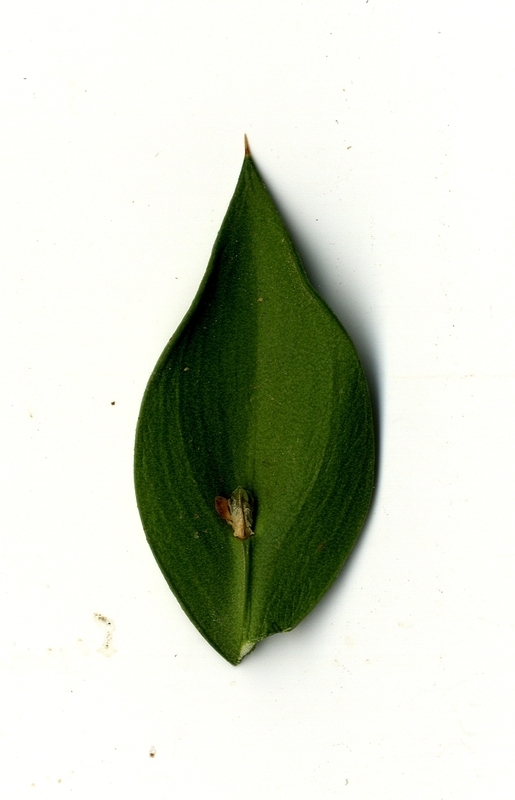
#> input picture Domasni/DomasnaRabota3/database/10456.jpg, 515 x 800 px
$ python DomasnaRabota3.11.py
#> lines starting #> are read from the running program, lines starting #| are printed output that depends on the picture; after the words box and inside, x2 and y2 are one past the last pixel; in counts of white or black regions, pixels touching at a corner belong together
import cv2
import numpy as np

image = cv2.imread('database/10456.jpg')
#> image is the input picture: shape (800, 515, 3); mean B, G, R 200.7, 214.1, 208.9
original_image = image.copy()
gray = cv2.cvtColor(image, cv2.COLOR_BGR2GRAY)
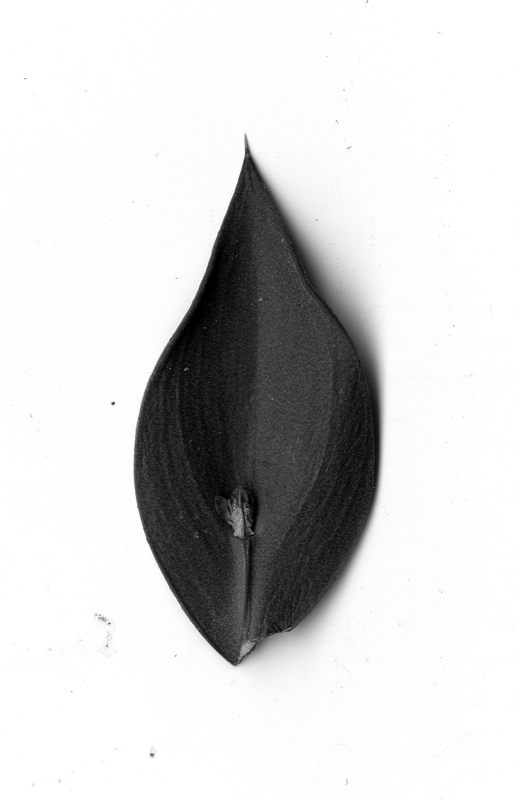
#> gray: shape (800, 515); min 0, max 255, mean 211.1
_, segmented_image = cv2.threshold(gray, 127, 255, cv2.THRESH_BINARY)
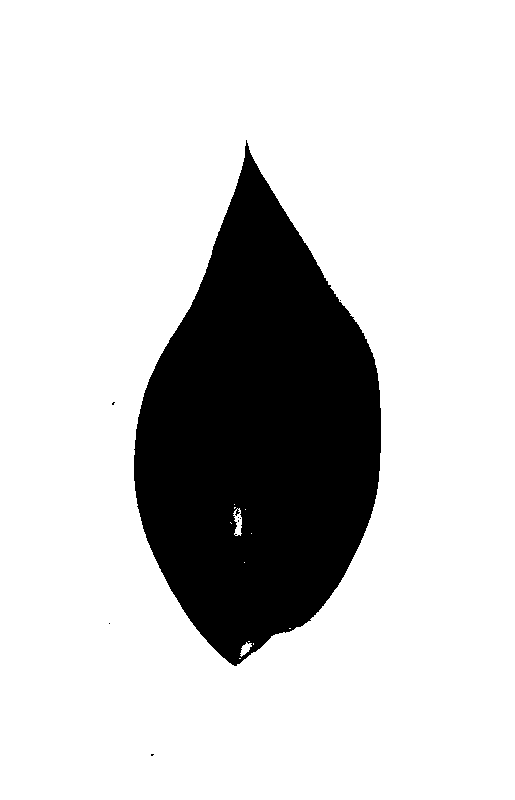
#> segmented_image: shape (800, 515); 80.4% white; 8 black regions (7 under 20 px), largest, box (x1, y1, x2, y2) and area: (134, 140, 381, 666) 80661
edges = cv2.Canny(segmented_image, 30, 100)
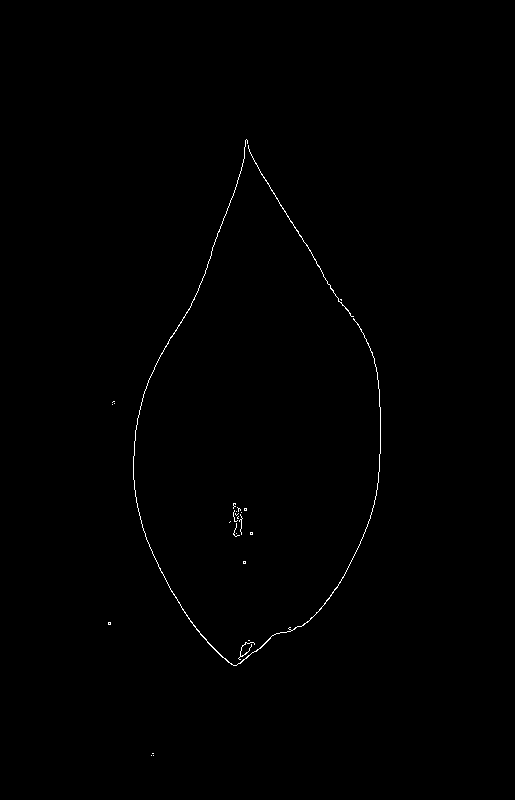
#> edges: shape (800, 515); 0.34% white in thin lines or dots, all inside (x1, y1, x2, y2) = (108, 139, 381, 756)
contours, _ = cv2.findContours(edges, cv2.RETR_EXTERNAL, cv2.CHAIN_APPROX_SIMPLE)
#> contours = 26 contours, 24 with area under 20; largest, box (x1, y1, x2, y2) and area: (133, 139, 381, 666) 102, (248, 145, 354, 317) 32
contour_image = np.zeros_like(gray)
cv2.drawContours(contour_image, contours, -1, (255), 2)
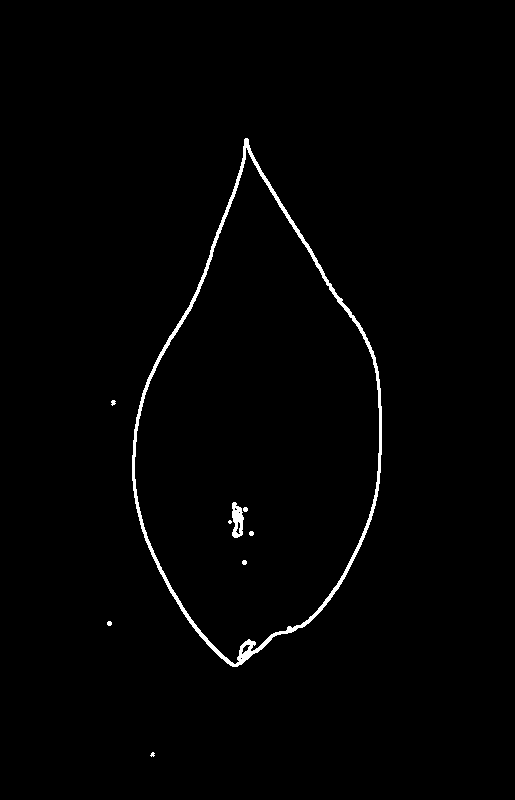
#> contour_image: shape (800, 515); 1.2% white; 9 white regions (2 under 20 px), largest, box (x1, y1, x2, y2) and area: (132, 138, 382, 667) 4500, (232, 502, 244, 538) 293, (111, 400, 116, 406) 21
cv2.imshow('Original Image', original_image)
cv2.imshow('Segmented Image', segmented_image)
cv2.imshow('Contours', contour_image)
cv2.waitKey(0)
cv2.destroyAllWindows()

$ run again, with Domasni/DomasnaRabota3/database/1.jpg copied over Domasni/DomasnaRabota3/database/10456.jpg
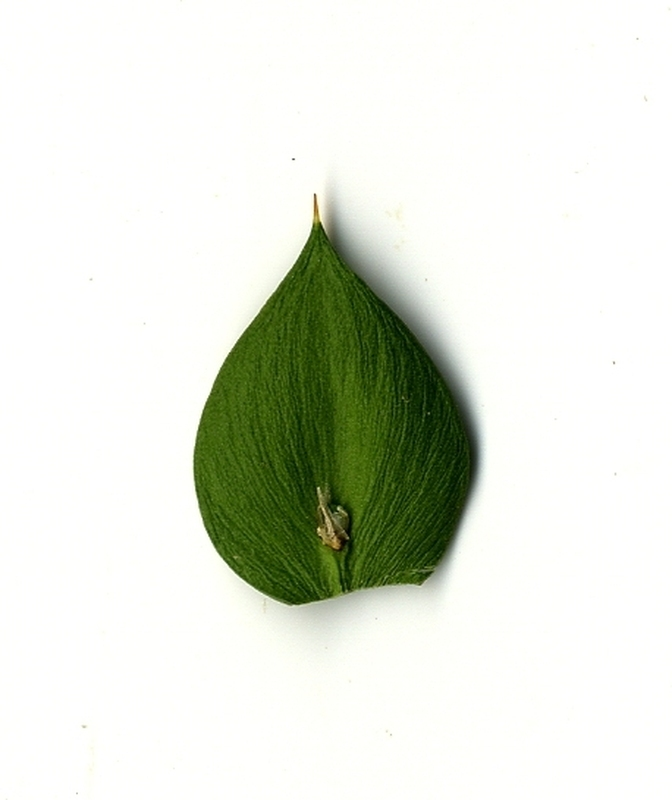
#> input picture Domasni/DomasnaRabota3/database/1.jpg, 672 x 800 px
#> image is the input picture: shape (800, 672, 3); mean B, G, R 218, 228.9, 224.7
#> `_, segmented_image = cv2.threshold(gray, 127, 255, cv2.THRESH_BINARY)`:
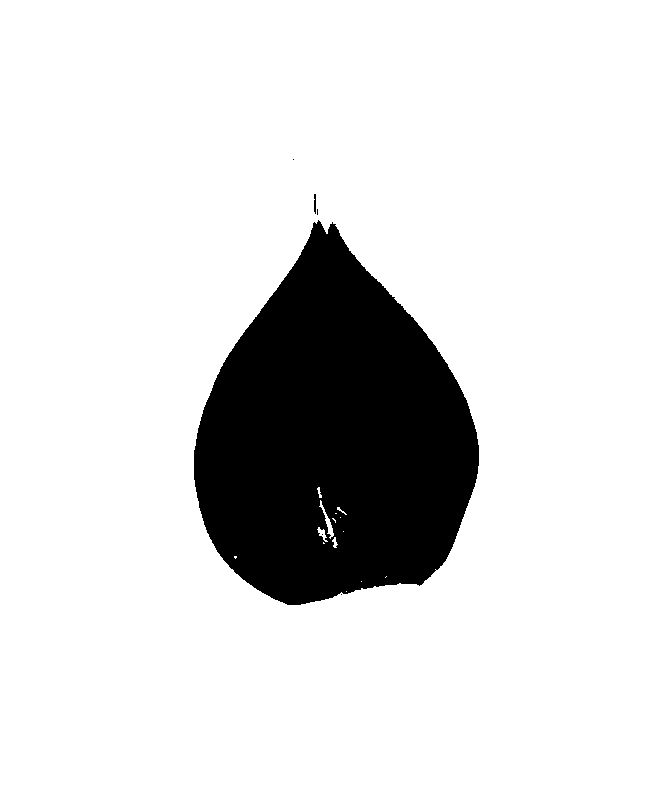
#> segmented_image: shape (800, 672); 86.2% white; 6 black regions (4 under 20 px), largest, box (x1, y1, x2, y2) and area: (194, 220, 479, 605) 74103, (314, 194, 316, 214) 37
#> edges: shape (800, 672); 0.26% white in thin lines or dots, all inside (x1, y1, x2, y2) = (193, 158, 479, 605)
#> contours = 33 contours, 31 with area under 20; largest, box (x1, y1, x2, y2) and area: (193, 222, 479, 605) 132, (335, 225, 395, 297) 22
#> `cv2.drawContours(contour_image, contours, -1, (255), 2)`:
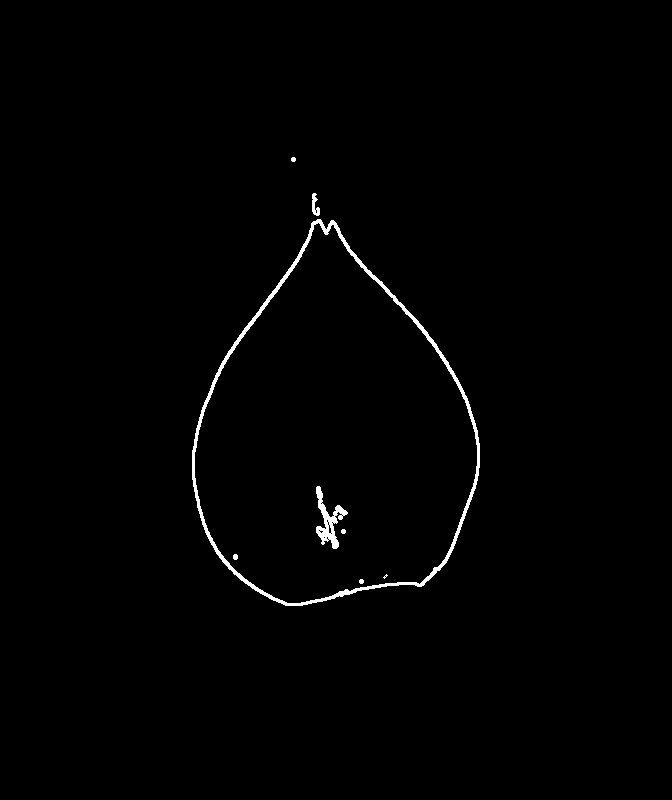
#> contour_image: shape (800, 672); 0.88% white; 8 white regions (1 under 20 px), largest, box (x1, y1, x2, y2) and area: (192, 219, 480, 606) 3837, (316, 486, 348, 549) 689, (312, 193, 320, 216) 108

$ run again, with Domasni/DomasnaRabota3/database/10000.jpg copied over Domasni/DomasnaRabota3/database/10456.jpg
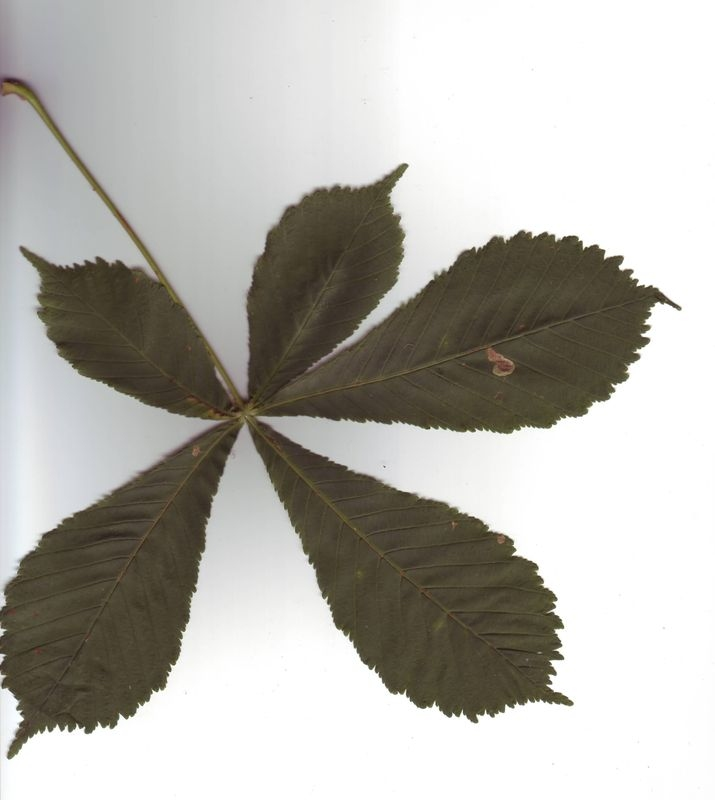
#> input picture Domasni/DomasnaRabota3/database/10000.jpg, 715 x 800 px
#> image is the input picture: shape (800, 715, 3); mean B, G, R 173.9, 179.8, 181.8
#> `_, segmented_image = cv2.threshold(gray, 127, 255, cv2.THRESH_BINARY)`:
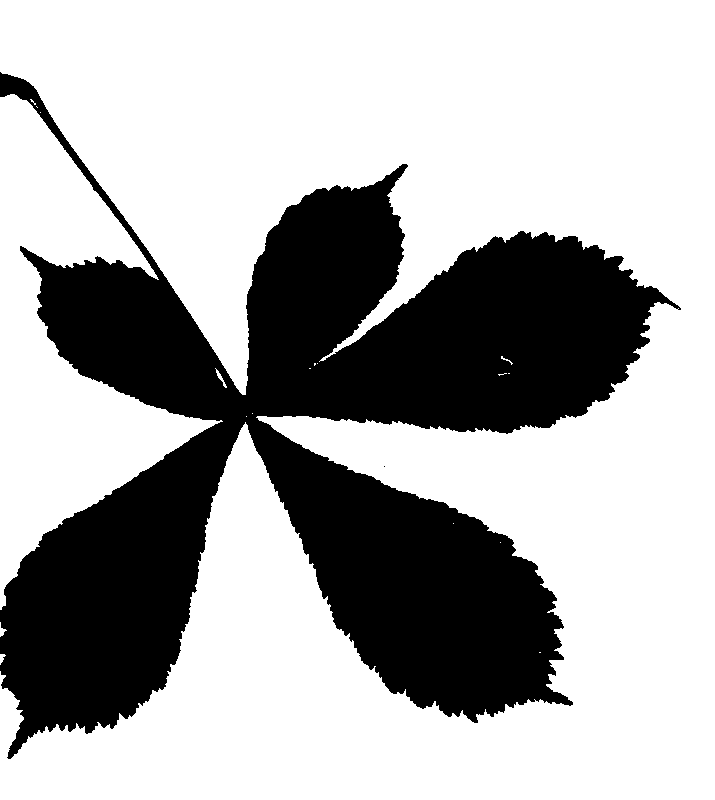
#> segmented_image: shape (800, 715); 67.7% white; 2 black regions (1 under 20 px), largest, box (x1, y1, x2, y2) and area: (0, 72, 681, 759) 184832
#> edges: shape (800, 715); 0.95% white in thin lines or dots, all inside (x1, y1, x2, y2) = (0, 72, 681, 759)
#> contours = 80 contours, 70 with area under 20; largest, box (x1, y1, x2, y2) and area: (0, 72, 351, 395) 142, (0, 93, 159, 280) 119, (320, 207, 476, 361) 72, (0, 422, 221, 610) 55, (7, 711, 110, 759) 38
#> `cv2.drawContours(contour_image, contours, -1, (255), 2)`:
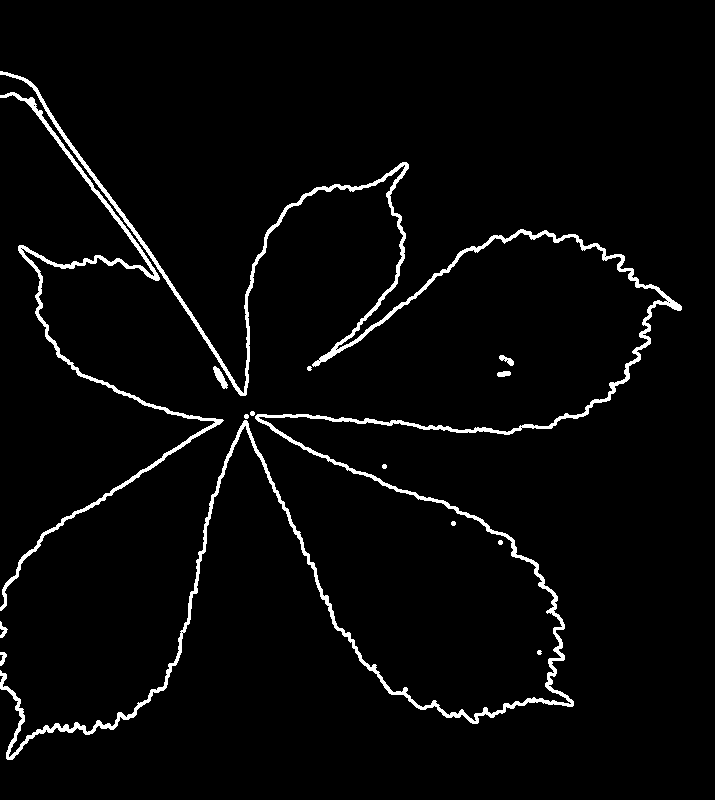
#> contour_image: shape (800, 715); 3.2% white; 14 white regions, largest, box (x1, y1, x2, y2) and area: (0, 71, 682, 760) 13966, (0, 92, 224, 611) 3904, (213, 366, 228, 389) 150

$ run again, with Domasni/DomasnaRabota3/database/10001.jpg copied over Domasni/DomasnaRabota3/database/10456.jpg
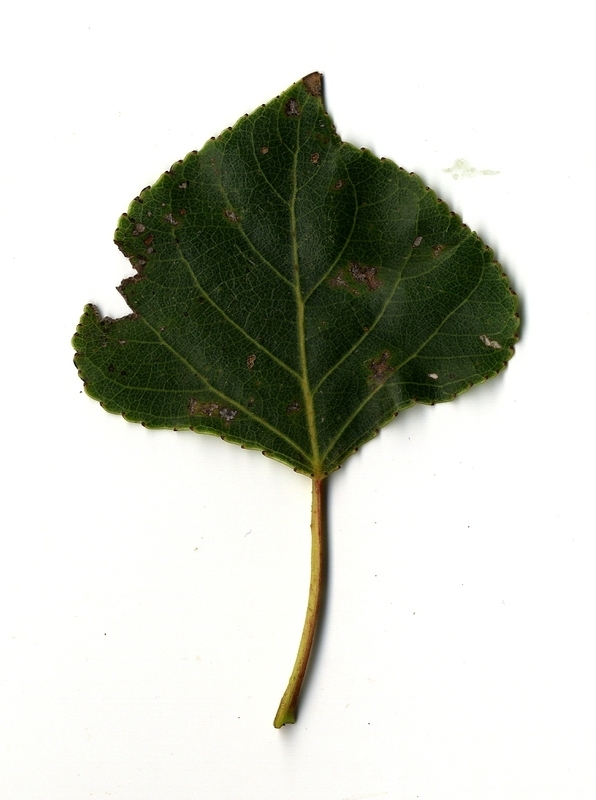
#> input picture Domasni/DomasnaRabota3/database/10001.jpg, 596 x 800 px
#> image is the input picture: shape (800, 596, 3); mean B, G, R 195.5, 204.3, 201.6
#> `_, segmented_image = cv2.threshold(gray, 127, 255, cv2.THRESH_BINARY)`:
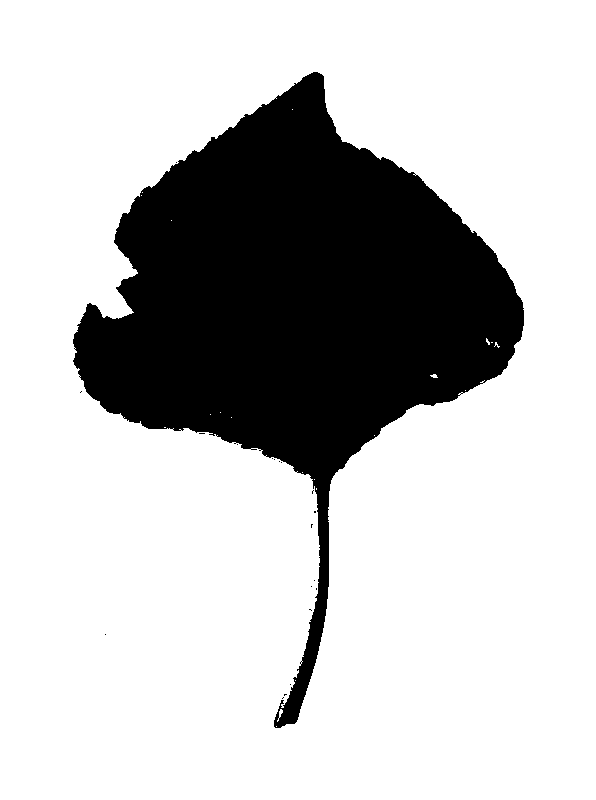
#> segmented_image: shape (800, 596); 76.3% white; 20 black regions (19 under 20 px), largest, box (x1, y1, x2, y2) and area: (73, 72, 524, 728) 113091
#> edges: shape (800, 596); 0.5% white in thin lines or dots, all inside (x1, y1, x2, y2) = (72, 71, 524, 729)
#> contours = 54 contours, 49 with area under 20; largest, box (x1, y1, x2, y2) and area: (273, 157, 524, 729) 114, (244, 71, 380, 160) 42, (113, 196, 139, 312) 34, (139, 117, 244, 195) 34, (72, 332, 127, 421) 20
#> `cv2.drawContours(contour_image, contours, -1, (255), 2)`:
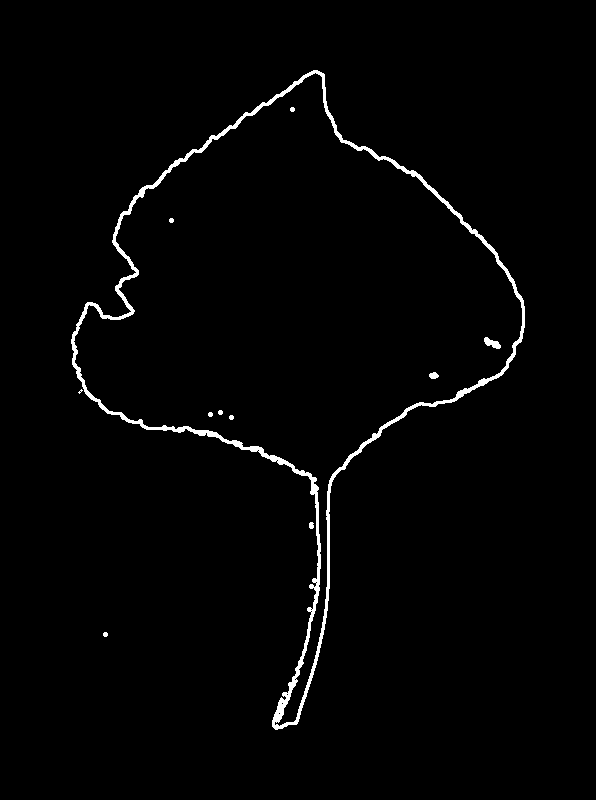
#> contour_image: shape (800, 596); 1.7% white; 11 white regions (1 under 20 px), largest, box (x1, y1, x2, y2) and area: (71, 70, 525, 730) 7538, (484, 337, 501, 349) 112, (429, 372, 439, 379) 52
